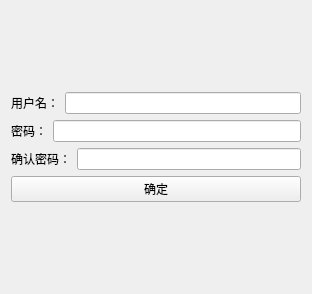
<?xml version="1.0" encoding="UTF-8"?>
<ui version="4.0">
    <class>Form</class>
    <widget class="QWidget" name="Form">
        <property name="geometry">
            <rect>
                <x>0</x>
                <y>0</y>
                <width>312</width>
                <height>294</height>
            </rect>
        </property>
        <property name="windowTitle">
            <string>注册</string>
        </property>
        <layout class="QVBoxLayout" name="verticalLayout_2">
            <item>
                <layout class="QVBoxLayout" name="verticalLayout">
                    <item>
                        <layout class="QHBoxLayout" name="horizontalLayout_3">
                            <item>
                                <widget class="QLabel" name="label">
                                    <property name="text">
                                        <string>用户名：</string>
                                    </property>
                                </widget>
                            </item>
                            <item>
                                <widget class="QLineEdit" name="register_user"/>
                            </item>
                        </layout>
                    </item>
                    <item>
                        <layout class="QHBoxLayout" name="horizontalLayout_2">
                            <item>
                                <widget class="QLabel" name="label_2">
                                    <property name="text">
                                        <string>密码：</string>
                                    </property>
                                </widget>
                            </item>
                            <item>
                                <widget class="QLineEdit" name="register_password"/>
                            </item>
                        </layout>
                    </item>
                    <item>
                        <layout class="QHBoxLayout" name="horizontalLayout">
                            <item>
                                <widget class="QLabel" name="label_3">
                                    <property name="text">
                                        <string>确认密码：</string>
                                    </property>
                                </widget>
                            </item>
                            <item>
                                <widget class="QLineEdit" name="confirm"/>
                            </item>
                        </layout>
                    </item>
                    <item>
                        <widget class="QPushButton" name="button_determine">
                            <property name="text">
                                <string>确定</string>
                            </property>
                        </widget>
                    </item>
                </layout>
            </item>
        </layout>
    </widget>
    <resources/>
    <connections/>
</ui>
